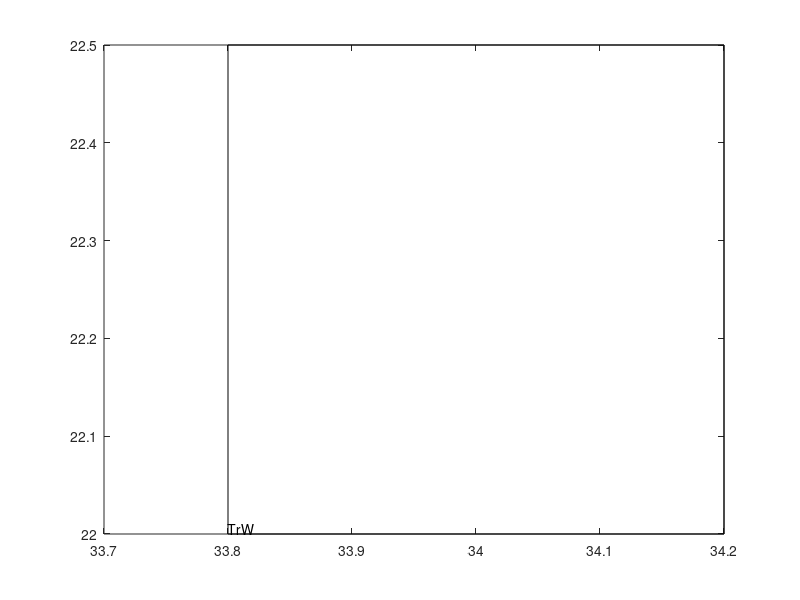

MATLAB code to generate this figure:
function masas_agua()
L=[10.0	21	33.2	33.8
24	25	33.8	34.1
20	25	34.4	35
7.5	14.8	34.2	34.9
22	22.5	33.8	34.2];

lab={'SAW' 'TSW' 'StSW' 'ESsW' 'TrW'};

vx=[1 2 2 1 1];
vy=[3 3 4 4 3];
for k=1:numel(lab)
    x=L(k,:);
    s(k)= plot(x(vy),x(vx),'-k');
    l(k)=text(x(3),x(1),lab{k},'VerticalAlignment','bottom');
end